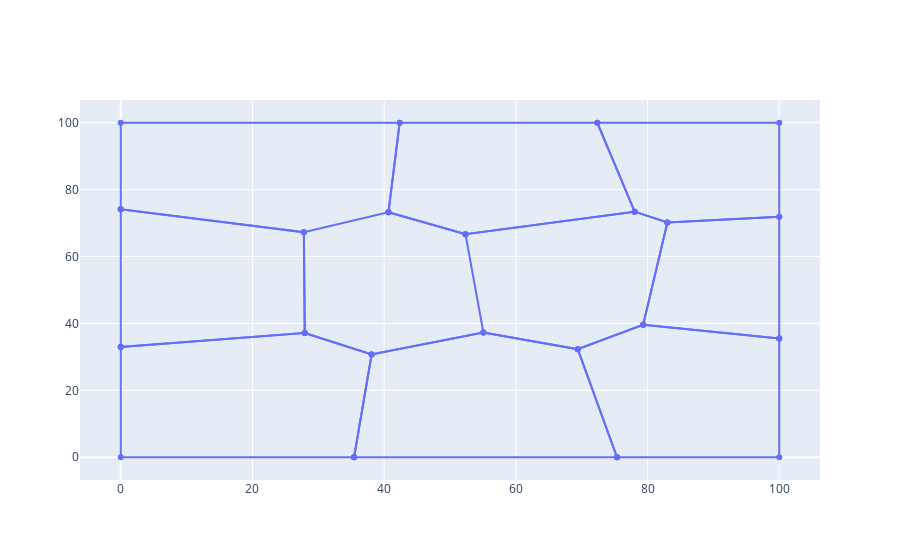

Source (notebook cell):
### Code cell
polygons = voronoi_polygons(new_points)
cropped_polygons = crop_axis(polygons, range_x=(0, INPUT_WIDTH), range_y=(0, INPUT_HEIGHT))
x_polygs, y_polygs = form_x_y_polygons(cropped_polygons)

fig = go.Figure(go.Scatter(x=x_polygs, y=y_polygs, mode='lines+markers'))
fig.show()

### Figure 1 — Plotly figure (JSON) as saved in the notebook; plotly's stock layout.template omitted (floating-point values rounded to 4 significant figures)
{"data": [{"mode": "lines+markers", "type": "scatter", "x": [78.04, 83.01, 100, 100, 72.37, 78.04, null, 0, 27.94, 27.8, 0, 0, null, 100, 79.34, 69.4, 75.36, 100, 100, null, 40.65, 52.35, 55.07, 38.1, 27.94, 27.8, null, 35.43, 38.1, 27.94, 0, 0, 35.43, null, 0, 27.8, 40.65, 42.36, 0, 0, null, 52.35, 78.04, 83.01, 79.34, 69.4, 55.07, null, 40.65, 42.36, 72.37, 78.04, 52.35, 40.65, null, 75.36, 69.4, 55.07, 38.1, 35.43, 75.36, null, 79.34, 100, 100, 83.01, 79.34, null], "y": [73.42, 70.21, 71.87, 100, 100, 73.42, null, 32.96, 37.17, 67.28, 74.13, 32.96, null, 35.5, 39.6, 32.31, 0, 0, 35.5, null, 73.24, 66.7, 37.28, 30.75, 37.17, 67.28, null, 0, 30.75, 37.17, 32.96, 0, 0, null, 74.13, 67.28, 73.24, 100, 100, 74.13, null, 66.7, 73.42, 70.21, 39.6, 32.31, 37.28, null, 73.24, 100, 100, 73.42, 66.7, 73.24, null, 0, 32.31, 37.28, 30.75, 0, 0, null, 39.6, 35.5, 71.87, 70.21, 39.6, null]}], "layout": {}}
